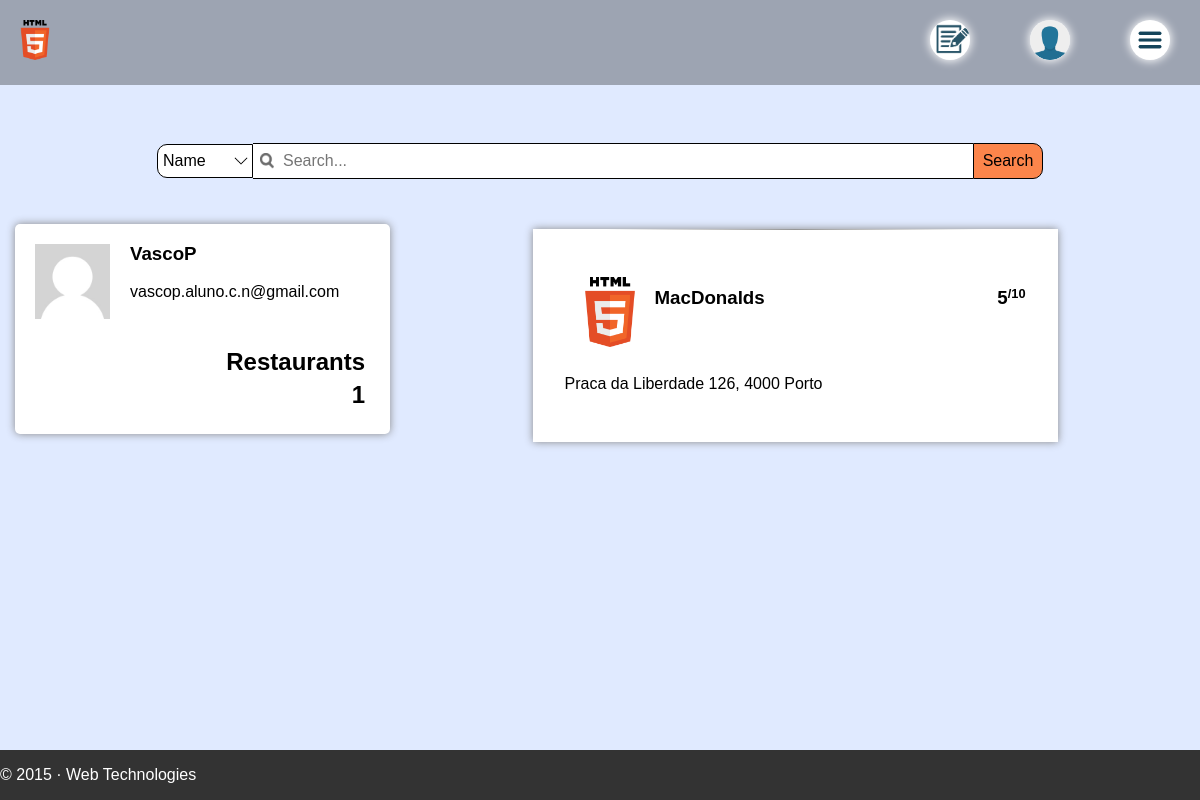
Page /ownerprofile.php?username=VascoP on the earlier database version.
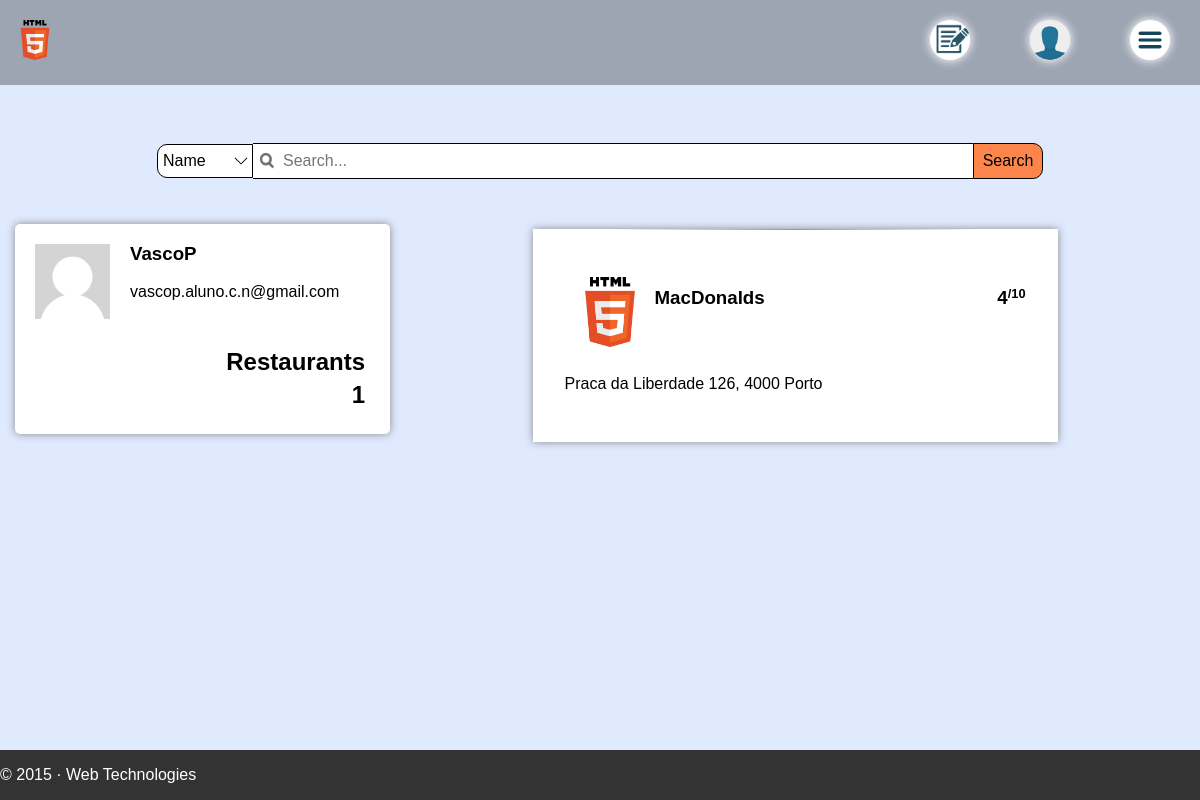
Same page on the later database version.
### tables this page shows
CREATE TABLE User (
	Username CHAR[50] PRIMARY KEY,
	FirstName CHAR[20] NOT NULL,
	LastName CHAR[20] NOT NULL,
    Email CHAR[200] NOT NULL,
    Password CHAR[255] NOT NULL,
    ProfilePicture CHAR[60]
);

CREATE TABLE Restaurant (
	ID INTEGER PRIMARY KEY AUTOINCREMENT,
	Name CHAR[20] NOT NULL,
	PhoneNumber CHAR[50] NOT NULL,
	NScores NUMBER,
	TotalScores NUMBER,
	Price NUMBER,
	Description CHAR[5000],
    ProfilePicture CHAR[60],
	Address_ID NUMBER,
	Owner_Username CHAR[50] NOT NULL,
	FOREIGN KEY(Address_ID) REFERENCES Address(ID)
		ON DELETE SET NULL
		ON UPDATE CASCADE,
	FOREIGN KEY(Owner_Username) REFERENCES Owner(Username)
		ON DELETE SET NULL
		ON UPDATE CASCADE
);

CREATE TABLE Address (
	ID INTEGER PRIMARY KEY AUTOINCREMENT,
	StreetName CHAR[200],
	Latitude NUMBER,
	Longitude NUMBER 
);

### Database/user.php (called while the page is built, shortened)
<?php
  function getUserInfoPhp($username) {
    global $conn;
    $stmt = $conn->prepare('SELECT * FROM User WHERE username = ? LIMIT 1');
    $stmt->execute(array($username));
    return $stmt->fetch();
  }
  function getUserRestaurants($username) {
    global $conn;
    $stmt = $conn->prepare('SELECT  * FROM Restaurant WHERE Owner_Username = ?');
    $stmt->execute(array($username));
    return $stmt->fetchAll();
  }
?>

### Database/restaurant.php (called while the page is built, shortened)
<?php
	function getAddress($ID) {
		global $conn;
		$stmt = $conn->prepare("SELECT * FROM Address WHERE ID = ? LIMIT 1");
		$stmt->execute(array($ID));
		return $stmt->fetch();
	}
?>

### templates/listOwnerRestaurants.php (the view, shortened to what this page needs)
<ul id="restaurants_list">
	<?php
		foreach($userRestaurants as $restaurant) {
			if( index != 0 ) {
				echo '<div class="Sexy_Border"></div>';
			}
	?>
		<li>
			<a href="restaurant.php" onclick="location.href=this.href+'?id=<?=$restaurant['ID']?>';return false;" class="Hide_Link_Display">
				<div class="Restaurant_Opt">
					<img src="images/logo.png" alt="photo">
					<h3 class="Restaurant_Name"> <?php echo $restaurant['Name']?> </h3>
					<?php
						include('templates/score.php');
					?>
					<p class="restaurant_street_name"> <?php
						$Address = getAddress($restaurant['Address_ID']);
						echo $Address['StreetName'];
					?></p>
				</div>
			</a>
		</li>
	<?php
	}
	?>
</ul>

### templates/head.php (shortened to what this page needs)
<!DOCTYPE html>
<html>
	<head>
        <link rel="stylesheet" href="css/normalize.css">
		<link rel="stylesheet" href="css/style.css">
		<link rel="stylesheet" href="css/loginForm.css">

### templates/header.php (shortened to what this page needs)
<?php
	include_once('config/init.php');
	include_once('Database/restaurant.php');
	include_once('Database/user.php');
?>
</head>
<body>
	<div id="wrapper">
		<header>
			<a href="initial.php"><img src="images/logo.png" alt="AELIUS"/></a>
			<?php
				include ("templates/HeaderButtons.php");
			?>
		</header>

### templates/HeaderButtons.php (shortened to what this page needs)
<div id="HeaderButtons">
	<?php
		if(!isset($_SESSION['username'])) {
	?>
			<img id="HeaderRegister" class="HeaderButton" src="images/ResgisterIcon.png" onclick="registerButton()">
			<img id="HeaderLogin" class="HeaderButton" src="images/LoginIcon.png" onclick="loginButton()">
	<?php
		}
	?>
	<img id="HeaderOptions" src="images/MainIcon.png" onclick="toggleButtons()">
</div>

### ownerprofile.php (shortened to what this page needs)
<?php
	include ('templates/head.php');
?>
<?php
	include ('templates/header.php');
?>
	<div id="content">
<?php
	include ('templates/searchForm.php');
	include ('templates/profile_info_owner.php');
?>
	</div>
<?php
  	include ('templates/footer.php');
?>

### templates/searchForm.php (shortened to what this page needs)
<form id="searchBar" class="Text_Align_Center" method="GET" action="search.php">
	<div id="searchValues">
		<select id="searchOption" name="searchOption">
			<option value="Name">
				Name
			</option>
		</select><input id="searchInput" class="icon_text" type="text" name="searchString" placeholder="Search..."/><input id="searchBarButton" type="submit" value="Search"/>
	</div>
</form>

### templates/profile_info_owner.php (shortened to what this page needs)
<?php
	$username = $_GET['username'];
	$userInfo = getUserInfoPhp($username);
	$userRestaurants = getUserRestaurants($username);
?>
<div class="profile_content">
	<div class="dashboard" id="left-dashboard">
		<div id="UserGeneralInfo" class="Curved_Edges Default_Info_Box">
			<div id="profile-photo">
			<?php
				$picture = $userInfo['ProfilePicture'];
				if($picture == 'NULL') {
					echo "<img src='images/no-user-image.jpg' alt='profilePic' height='75' width='75'>";
				}
				else
					echo "<img src='Database/ProfilePictures/Thumbnail/$picture' alt='profilePic' height='75' width='75'>";
			?>
			</div>
			<div id="profile-username">
				<h3>
				<?php
					echo $userInfo['Username'];
				?>
				</h3>
			</div>
			<div class="profile-bio">
				<p>
				<?php
					echo $userInfo['Email'];
				?>
				</p>
			</div>
			<div class="profile-stats">
				<ul class="Curved_Edges" id="Stat_Nav">
					<li>
						<p align="right">Restaurants</p>
						<p align="right">
						<?php
							echo count($userRestaurants);
						?>
						</p>
					</li>
				</ul>
			</div>
		</div>
	</div>
	<div class="dashboard Curved_Edges" id="main">
	<?php
		include ('templates/listOwnerRestaurants.php');
	?>
	</div>
</div>

### templates/score.php
<div class="Score">
	<h3 class="Max_Score"> /10 </h3>
	<h3>
	<?php
		if($restaurant['NScores'] == 0)
			echo 0;
		else
			echo $restaurant['TotalScores']/$restaurant['NScores'];
	?>
	</h3>
</div>

### templates/footer.php (shortened to what this page needs)
			<footer>
				<p>&copy; 2015 &middot; Web Technologies</p>
			</footer>
		</div>
	</body>
</html>

Differences in the rows shown:
changed restaurant "MacDonalds": $restaurant['TotalScores']/$restaurant['NScores'] "5" → "4"
